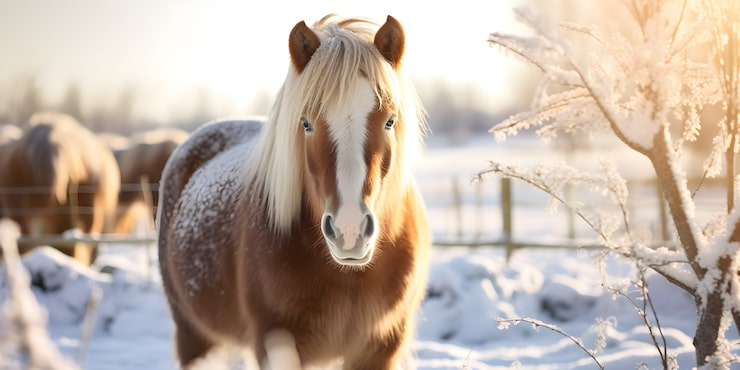
#> input picture ht3/photo.jpg, 740 x 370 px
$ python test_readers.py --img_path photo.jpg --path cells.jpg
#> lines starting #> are read from the running program, lines starting #| are printed output that depends on the picture
### ht3/utils/reader/image_reader.py
import cv2

def read_data(file_path):
#> called with file_path = 'photo.jpg'
    image = cv2.imread(file_path, cv2.IMREAD_GRAYSCALE)
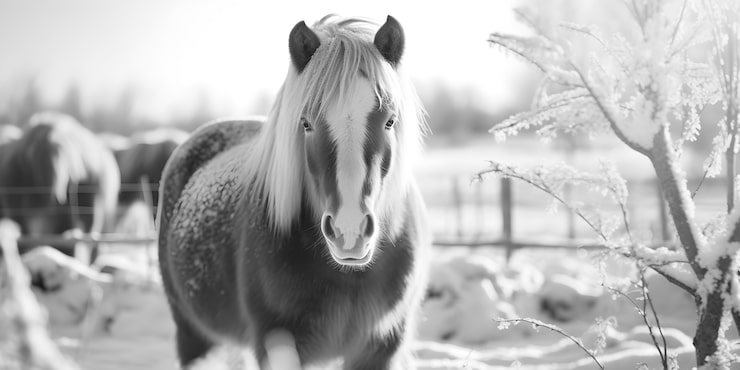
#> image: shape (370, 740); min 7, max 255, mean 180.4
    return image

### ht3/utils/processor/histogram.py
def image_processing(image):
    num = image.shape[0] * image.shape[1]
#> num = 273800
    hist = {i: (image == i).sum() / num for i in range(0, 256)}
#> hist = 256 items
    return hist

### ht3/test_readers.py
import sys
import os
import argparse

from utils.reader import image_reader as imread
from utils.reader import csv_reader, bin_reader, txt_reader, json_reader
from utils.processor import histogram
from utils.writer import csv_writer, bin_writer, txt_writer, image_writer, json_writer
from utils.image_toner import stat_correction, equalize, gamma


IMAGE_EXT = ('.png', '.jpg', '.jpeg', '.bmp', '.tif', '.tiff')


def read_any(path):
    ext = os.path.splitext(path)[1].lower()
    if ext in IMAGE_EXT:
        return imread.read_data(path)
    elif ext == '.csv':
        return csv_reader.read_data(path)
    elif ext == '.bin':
        return bin_reader.read_data(path)
    elif ext == '.txt':
        return txt_reader.read_data(path)
    elif ext == '.json':
        return json_reader.read_data(path)
    else:
        raise ValueError(f"неизвестное расширение: {ext}")


def save_hist(path, hist):
    ext = os.path.splitext(path)[1].lower()
    if ext == '.csv':
        csv_writer.write_data(path, hist)
    elif ext == '.bin':
        bin_writer.write_data(path, hist)
    elif ext == '.txt':
        txt_writer.write_data(path, hist)
    elif ext == '.json':
        json_writer.write_data(path, hist)
    else:
        raise ValueError(f"не могу сохранить гистограмму с расширением: {ext}")


def init_parser():
    parser = argparse.ArgumentParser()
    parser.add_argument('-img', '--img_path', default='', help='Path to image')
    parser.add_argument('-p', '--path', default='', help='Path to template file')
    parser.add_argument('-o', '--output', default='', help='Save file path')
    parser.add_argument('-m', '--mode', default='hist',
                        choices=['hist', 'equalize', 'gamma', 'stat'],
                        help='Processing mode: hist / equalize / gamma / stat')
    return parser


if __name__ == '__main__':
    parser = init_parser()
    args = parser.parse_args(sys.argv[1:])

    if not args.img_path:
        print("нужно указать путь к изображению через -img")
        sys.exit(1)

    image = imread.read_data(args.img_path)
    if image is None:
        print("не удалось прочитать изображение")
        sys.exit(1)

    if args.mode == 'hist':
        hist = histogram.image_processing(image)
#> hist = 256 items
        print("гистограмма посчитана, ключей:", len(hist))
#| гистограмма посчитана, ключей: 256
        if args.output:
            save_hist(args.output, hist)
            print("сохранено:", args.output)

    elif args.mode == 'equalize':
        res = equalize.processing(image)
        image_writer.write_data(args.output, res)
        print("сохранено после эквализации:", args.output)

    elif args.mode == 'gamma':
        res = gamma.processing(image, 1.5)
        image_writer.write_data(args.output, res)
        print("сохранено после гамма-коррекции:", args.output)

    elif args.mode == 'stat':
        if not args.path:
            print("для режима stat нужен файл-шаблон -p")
            sys.exit(1)
        template = read_any(args.path)
        if isinstance(template, dict):
            hist_template = template
        else:
            hist_template = histogram.image_processing(template)
        res = stat_correction.processing(hist_template, image)
        image_writer.write_data(args.output, res)
        print("сохранено после stat_correction:", args.output)
